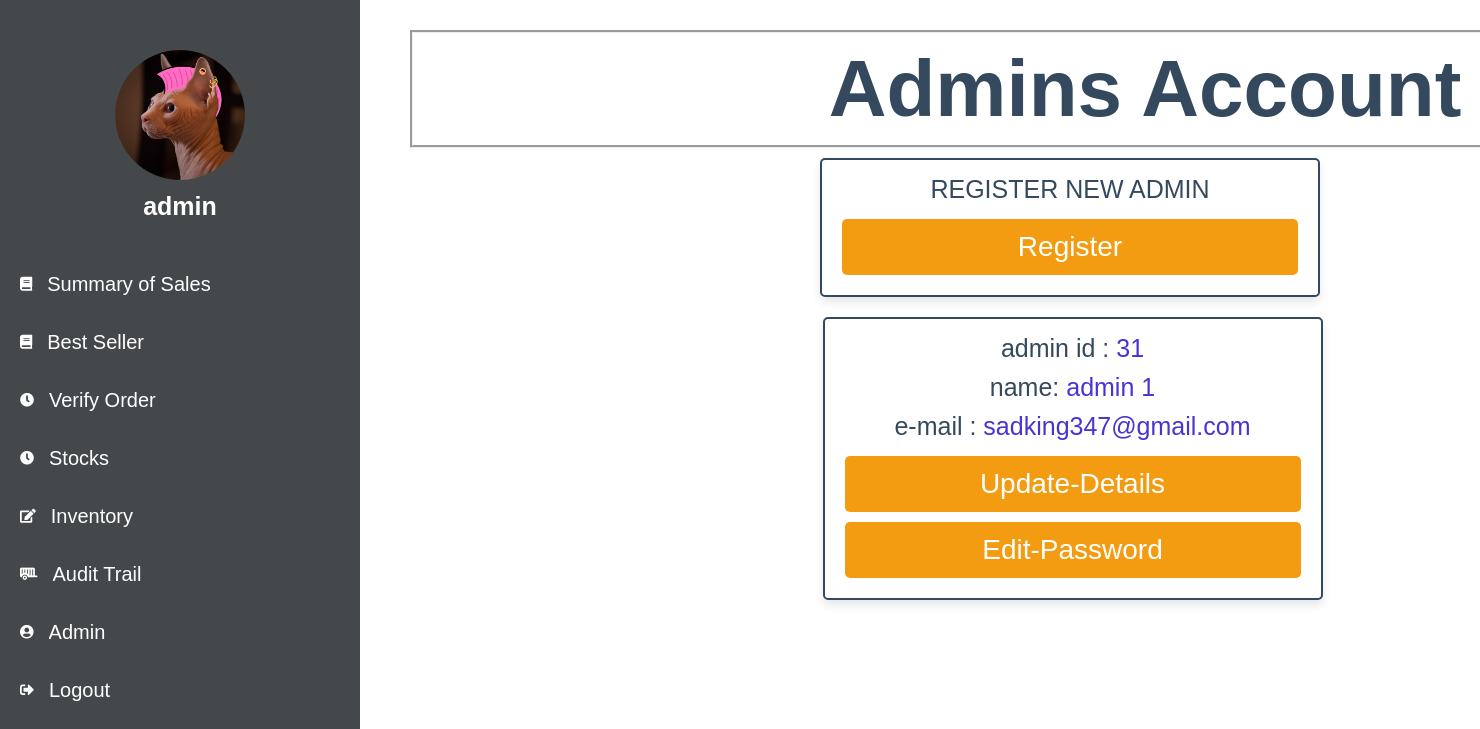
/pages/admin/adminpage.php (signed in), run on the app's committed database.
### tables this page shows
CREATE TABLE `users` (
  `id` int(11) NOT NULL,
  `email` varchar(50) NOT NULL,
  `password` varchar(256) DEFAULT NULL,
  `verification_code` varchar(50) DEFAULT NULL,
  `email_verified_at` datetime DEFAULT NULL,
  `image` text DEFAULT NULL,
  `fName` varchar(50) NOT NULL,
  `lName` varchar(50) NOT NULL,
  `uCity` varchar(50) NOT NULL,
  `uBarangay` varchar(50) NOT NULL,
  `uStreet` varchar(50) NOT NULL,
  `uHnum` varchar(7) NOT NULL,
  `uCnum` varchar(11) NOT NULL,
  `ulvl` int(3) NOT NULL,
  `uAttempt` int(11) NOT NULL
);

### pages/admin/adminpage.php (the view, shortened to what this page needs)
<?php
require '../../connection/db_conn.php';
?>
<!DOCTYPE html>
<html lang="en">
<head>
    <link rel="stylesheet" href="../../assets/css/adminpage.css">
</head>
<body>
    <?php include 'sidebar.php' ?>
    <div class="container">
        <section class="accounts">
            <h1 class="heading">admins account</h1>
            <center>
                <div class="box">
                    <p>REGISTER NEW ADMIN</p>
                    <a href="../signup.php?ulvl=1" class="option-btn">register</a>
                </div>
            </center>
            <div class="box-container">
                <?php
                $select_account = "SELECT * FROM users WHERE ulvl = 1";
                $select_result = mysqli_query($conn, $select_account);
                if (mysqli_num_rows($select_result) > 0) {
                    while ($fetch_accounts = mysqli_fetch_assoc($select_result)) {
                ?>
                        <div class="box">
                            <p> admin id : <span><?= $fetch_accounts['id']; ?></span> </p>
                            <p> name: <span><?= $fetch_accounts['fName']. ' ' . $fetch_accounts['lName']; ?></span></p>
                            <p> e-mail : <span><?= $fetch_accounts['email']; ?></span> </p>
                            <div class="flex-btn">
                                <a href="../editsignup.php?id=<?= $fetch_accounts['id']?>" class="option-btn">update-details</a>
                                <a href="addPasswordAdmin.php?id=<?= $fetch_accounts['id']?>" class="option-btn">edit-password</a>
                            </div>
                        </div>
                <?php
                    }
                } else {
                    echo '<p class="empty">no accounts available</p>';
                }
                ?>
            </div>
        </section>
    </div>
</body>
</html>

### pages/admin/sidebar.php (shortened to what this page needs)
<?php
    if (isset($_SESSION['user_id'])) {
        $id = $_SESSION['user_id'] ;
        $name = $_SESSION['firstName'] ;
    } else {
        session_unset();
        session_destroy();
        header('location:../index.php');
    };
?>
<!DOCTYPE html>
<html lang="en">
<head>
    <link rel="stylesheet" href="../../assets/css/sidebar.css">
    <link rel="stylesheet" href="../../assets/css/dashboard.css">
    <link rel="stylesheet" href="../../assets/css/dash.css">
    <link rel="stylesheet" href="https://cdnjs.cloudflare.com/ajax/libs/font-awesome/5.15.4/css/all.min.css">
</head>
<body>
<div class="sidebar">
    <?php
    $result01 = mysqli_query($conn, "SELECT * FROM users WHERE id = '$id'");
    $row = mysqli_fetch_assoc($result01);
    ?>
    <header><span><img src="imagesSaInventory/<?= $row['image']?>"
    alt=""
    height="130px" style="margin-top: 10px; border-radius: 50%;"></span></header>
    <header style="position: relative; bottom: 15px; color: white; font-weight: 600;"><?= $name ?></header>
    <ul class="main" style="margin-top: 0;">
        <li>
            <a href="sos.php">
                <i class="fas fa-book"></i>
                <span>Summary of Sales</span>
            </a>
        </li>
        <li>
            <a href="bestSeller.php">
                <i class="fas fa-book"></i>
                <span>Best Seller</span>
            </a>
        </li>
        <li>
            <a href="verifyOrder.php">
                <i class="fas fa-clock"></i>
                <span>Verify Order</span>
            </a>
        </li>
        <li>
            <a href="stocks.php">
                <i class="fas fa-clock"></i>
                <span>Stocks</span>
            </a>
        </li>
        <li>
            <a href="inventory.php">
                <i class="fas fa-edit"></i>
                <span>Inventory</span>
            </a>
        </li>
        <li>
            <a href="auditTrail.php">
                <i class="fa-solid fa-trailer"></i>
                <span>Audit Trail</span>
            </a>
        </li>
        <li>
            <a href="adminpage.php">
                <i class="fas fa-user-circle"></i>
                <span>Admin</span>
            </a>
        </li>
        <li>
            <a href="../../function/logout.php">
                <i class="fas fa-sign-out-alt"></i>
                <span>Logout</span>
            </a>
        </li>
    </ul>
</div>
</body>
</html>

### assets/css/adminpage.css (style rules this page uses)
section { max-width: 1500px; margin: 0 auto; padding: 2rem; }
.btn, .delete-btn, .option-btn { display: block; margin-top: 1rem; border-radius: 0.5rem; cursor: pointer; width: 100%; font-size: 2.8rem; color: var(--white); padding: 1.2rem 3rem; text-transform: capitalize; text-align: center; }
.option-btn { background-color: var(--orange); }
.flex-btn { display: flex; flex-direction: column; width: 100%; justify-content: center; align-content: center; justify-items: center; align-items: center; }
.heading { text-align: center; margin-bottom: 1rem; text-transform: capitalize; color: var(--black); font-size: 8rem; width: 1500px; padding: 1rem; }
.container { max-width: 1800px; margin: 0px 0 0 270px; }
.container section { margin-left: -20px; }
.container .accounts { margin-left: 120px; }
.container .accounts .heading { border-style: groove; width: 1470px; margin-top: 10px; }
.accounts .box-container { display: grid; grid-template-columns: repeat(auto-fit, 50rem); gap: 1.5rem; justify-content: center; align-items: flex-start; margin-right: 0; margin-left: 5px; }
.accounts .box-container .box { background-color: var(--white); border-radius: 0.5rem; box-shadow: var(--box-shadow); border: var(--border); padding: 2rem; padding-top: 1rem; text-align: center; }
.accounts .box { background-color: var(--white); border-radius: 0.5rem; box-shadow: var(--box-shadow); border: var(--border); padding: 2rem; padding-top: 1rem; text-align: center; width: 50rem; margin-bottom: 2rem; }
.accounts .box p { padding: 0.5rem 0; font-size: 2.5rem; color: var(--black); }
.accounts .box-container .box p span { color: var(--main-color); }

### assets/css/sidebar.css (style rules this page uses)
:root { --main-color: #4834d4; --red: #e74c3c; --orange: #f39c12; --green: #29b941; --black: #34495e; --white: #fff; --light-bg: #f5f5f5; --light-color: #999; --border: 0.2rem solid var(--black); --box-shadow: 0 0.5rem 1rem rgba(0, 0, 0, 0.1); }
* { font-family: "Poppins", sans-serif; margin: 0; padding: 0; box-sizing: border-box; text-decoration: none; outline: none; border: none; }
html { font-size: 62.5%; overflow-x: hidden; }
body { margin: 0; padding: 0; box-sizing: border-box; background-color: var(--light-bg); color: black; }
.container { position: relative; overflow: hidden; width: 100%; }

### assets/css/dashboard.css (style rules this page uses)
:root { --main-color: #4834d4; --red: #e74c3c; --orange: #f39c12; --green: #29b941; --yellow: rgb(242, 204, 29); --black: #34495e; --white: #fff; --blue: #2980b9; --light-bg: #f5f5f5; --light-color: #999; --border: 0.2rem solid var(--black); --box-shadow: 0 0.5rem 1rem rgba(0, 0, 0, 0.1); }
* { font-family: "Poppins", sans-serif; margin: 0; padding: 0; box-sizing: border-box; text-decoration: none; outline: none; border: none; }
html { font-size: 62.5%; overflow-x: hidden; }
.sidebar header { font-size: 25px; color: white; text-align: center; line-height: 50px; }
.sidebar { position: fixed; padding-top: 4rem; color: white; background-color: rgb(51, 51, 59); background-color: #45484a; width: 360px; height: 100vh; }
.sidebar a { margin-left: 10px; margin-bottom: 8px; font-size: 2rem; }
.sidebar a span { font-size: 2rem; line-height: 4rem; width: 190px; }
.main { height: 88%; position: absolute; list-style: none; padding: 0; }
.main li { padding-top: 1rem; padding-left: 1rem; margin: 8px 0; border-radius: 8px; transition: all 0.5s ease-in-out; }
.main li:hover, .main a { color: white; font-size: 14px; text-decoration: none; display: flex; align-items: center; gap: 1.5rem; }
.main span { overflow: hidden; width: 150px; }

### assets/css/dash.css (style rules this page uses)
body { margin: 0; padding: 0; box-sizing: border-box; background-color: white; color: black; }

### data on the page
users: image (picture), id "31", fName "admin", lName "1", email "sadking347@gmail.com"

### other printed values
$name "admin"
